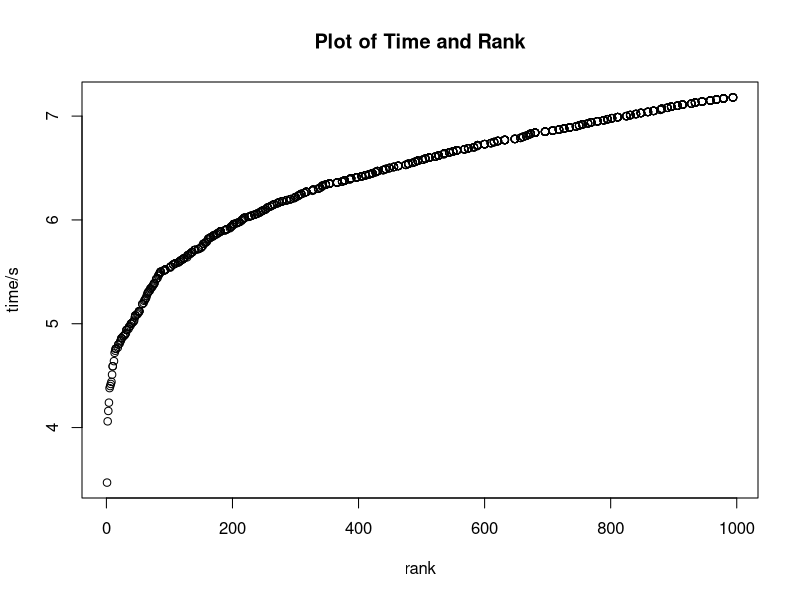

Generate this figure with R:
## ---- chunk 1
knitr::opts_chunk$set(echo = TRUE)
## ---- chunk 2
data<-read.csv("best_singles.csv")
#take a look at the data
head(data)
## ---- chunk 3
sum(is.na(data))
## ---- chunk 4
timetable<-summary(data$time)
timetable
## ---- chunk 5
plot(data$rank, data$time, xlab="rank", ylab="time/s", main = "Plot of Time and Rank")
